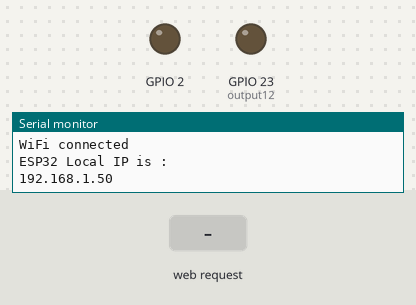
The sketch below on a simulated ESP32. Shown: output pins drawn as LEDs (lit = HIGH), the last lines printed to the serial monitor. Inputs (shaded band) come from the test bench. WiFi joins after 1.5 s; servers stay silent unless stated.

Above: at 3.1 s.
3.2 s: HTTP request GET /12/on received
At 4.2 s:
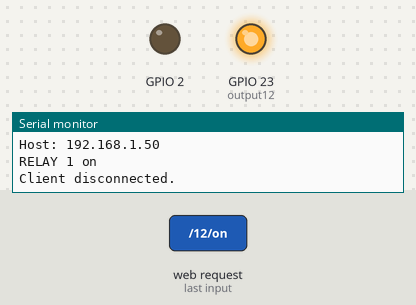
4.7 s: HTTP request GET /12/off received
At 5.3 s:
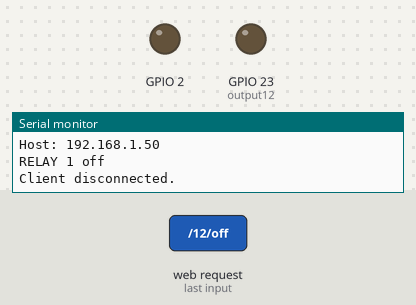
Timing chart, 0 to 7.7 s (numbered marks = the images above; inputs shaded):
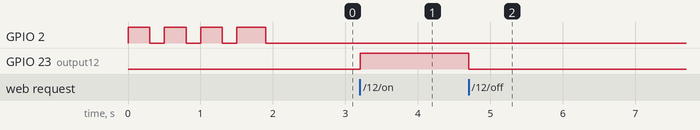

The sketch:

automation.ino
```cpp
#include <WiFi.h>


// Replace with your network credentials
// to create its own wifi network
const char* ssid = "SandJioFiber4G";
const char* password = "D@reDevils@786";

// Assign output variables to GPIO pins
// GPIO Setting
static uint8_t output12 = 23;

WiFiServer server(80);

String header;
String output12State = "off";

void setup() {
  Serial.begin(115200);
  // Initialize the output variables as outputs
  pinMode(output12, OUTPUT);

  // Set outputs to high because we are using active low type relay module
  digitalWrite(output12, LOW);

  connectWiFi();
  while ((!(WiFi.status() == WL_CONNECTED))) {
    connectWiFi();
  }

  server.begin();
}

void loop() {
  while ((!(WiFi.status() == WL_CONNECTED))) {
    connectWiFi();
  }

  WiFiClient client = server.available();  // Listen for incoming clients

  if (client) {                     // If a new client connects,
    Serial.println("New Client.");  // print a message out in the serial port
    String currentLine = "";        // make a String to hold incoming data from the client
    while (client.connected()) {    // loop while the client's connected
      if (client.available()) {     // if there's bytes to read from the client,
        char c = client.read();     // read a byte, then
        Serial.write(c);            // print it out the serial monitor
        header += c;
        if (c == '\n') {  // if the byte is a newline character
          // if the current line is blank, you got two newline characters in a row.
          // that's the end of the client HTTP request, so send a response:
          if (currentLine.length() == 0) {
            // HTTP headers always start with a response code (e.g. HTTP/1.1 200 OK)
            // and a content-type so the client knows what's coming, then a blank line:
            client.println("HTTP/1.1 200 OK");
            client.println("Content-type:text/html");
            client.println("Connection: close");
            client.println();

            // turns the GPIOs on and off
            //for GPIO12
            if (header.indexOf("GET /12/on") >= 0) {
              Serial.println("RELAY 1 on");
              output12State = "on";
              digitalWrite(output12, HIGH);
            } else if (header.indexOf("GET /12/off") >= 0) {
              Serial.println("RELAY 1 off");
              output12State = "off";
              digitalWrite(output12, LOW);
            }

            // Display the HTML web page
            client.println("<!DOCTYPE html><html>");
            client.println("<head><meta name=\"viewport\" content=\"width=device-width, initial-scale=1\">");
            client.println("<link rel=\"icon\" href=\"data:,\">");
            // CSS to style the on/off buttons
            // Feel free to change the background-color and font-size attributes to fit your preferences
            client.println("<style>html { font-family: Helvetica; display: inline-block; margin: 0px auto; text-align: center;}");
            client.println(".button { background-color: #4CAF50; border: none; color: white; padding: 16px 40px;");
            client.println("text-decoration: none; font-size: 30px; margin: 2px; cursor: pointer;}");
            client.println(".button2 {background-color: #555555;}</style></head>");

            // Web Page Heading
            client.println("<body><h1>SAND smart home</h1>");

            // Display current state, and ON/OFF buttons for RELAY 1
            client.println("<p>RELAY 1 - State " + output12State + "</p>");
            // If the output12State is off, it displays the ON button
            if (output12State == "off") {
              client.println("<p><a href=\"/12/on\"><button class=\"button\">ON</button></a></p>");
            } else {
              client.println("<p><a href=\"/12/off\"><button class=\"button button2\">OFF</button></a></p>");
            }

            client.println("</body></html>");

            // The HTTP response ends with another blank line
            client.println();
            // Break out of the while loop
            break;
          } else {  // if you got a newline, then clear currentLine
            currentLine = "";
          }
        } else if (c != '\r') {  // if you got anything else but a carriage return character,
          currentLine += c;      // add it to the end of the currentLine
        }
      }
    }
    // Clear the header variable
    header = "";
    // Close the connection
    client.stop();
    Serial.println("Client disconnected.");
    Serial.println("");
  }
}

void connectWiFi() {
  pinMode(2, OUTPUT);
  WiFi.disconnect();
  WiFi.mode(WIFI_STA);
  Serial.println("Connecting to wifi......");

  WiFi.begin(ssid, password);
  while ((!(WiFi.status() == WL_CONNECTED))) {
    digitalWrite(2, HIGH);
    delay(300);
    digitalWrite(2, LOW);
    delay(200);

    Serial.println(" - ");
  }
  Serial.println("");
  Serial.println("WiFi connected");
  Serial.println("ESP32 Local IP is : ");
  Serial.print((WiFi.localIP()));


  digitalWrite(2, HIGH);
  delay(400);
  digitalWrite(2, LOW);
}
```

Measured:
- after the input at 3.2 s, GPIO 23 (output12): LOW → HIGH at once
- after the input at 4.7 s, GPIO 23 (output12): HIGH → LOW at once
